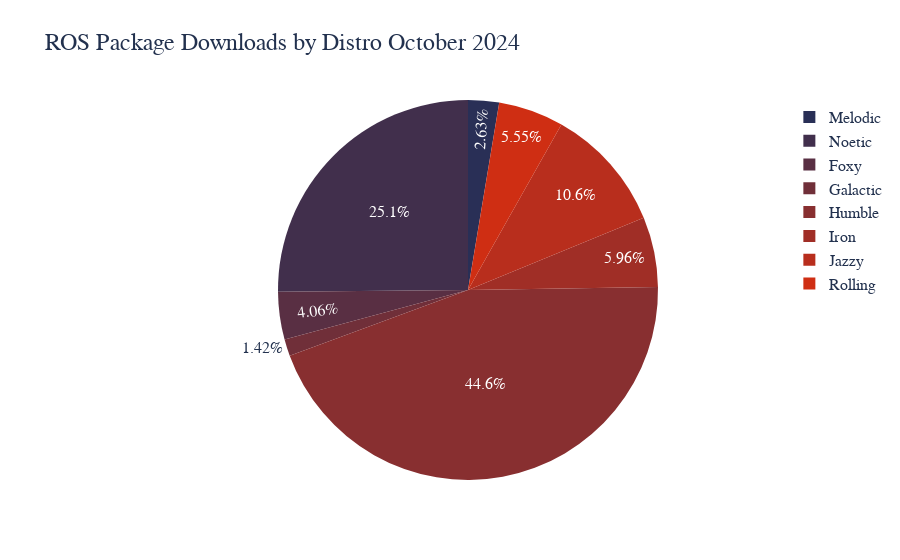

Notebook cell for this chart:
### Code cell
trace2 = go.Pie(values= temp[this_year], labels = temp["name"],title="",sort= False)
layout = go.Layout(title="ROS Package Downloads by Distro {0} {1}".format(this_month,this_year))
fig = go.Figure(data=trace2, layout=layout)


fig.update_layout(
    font_family="Arial",
    font_color="#22314E",
    font_size=16,
    title_font_size = 24,
    title_font_family="Arial",
    title_font_color="#22314E"
)

fig.update_traces(marker=dict(colors=["#292f56",
"#412f4c",
"#592f43",
"#702f39",
"#882f30",
"#a02e26",
"#b82e1d",
"#cf2e13",
"#e72e0a",
"#ff2e00",]))

fig.show()

### Figure 1 — Plotly figure (JSON) as saved in the notebook; plotly's stock layout.template omitted (floating-point values rounded to 4 significant figures)
{"data": [{"labels": ["Melodic", "Noetic", "Foxy", "Galactic", "Humble", "Iron", "Jazzy", "Rolling", "All Other Distros", "Python Pkgs"], "marker": {"colors": ["#292f56", "#412f4c", "#592f43", "#702f39", "#882f30", "#a02e26", "#b82e1d", "#cf2e13", "#e72e0a", "#ff2e00"]}, "sort": false, "title": {"text": ""}, "type": "pie", "values": [2.32, 22.18, 3.58, 1.25, 39.38, 5.26, 9.36, 4.9, null, null]}], "layout": {"font": {"color": "#22314E", "family": "Arial", "size": 16}, "title": {"font": {"color": "#22314E", "family": "Arial", "size": 24}, "text": "ROS Package Downloads by Distro October 2024"}}}
